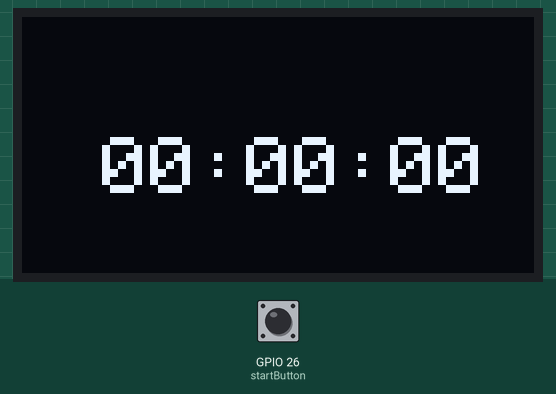
Simulated run of this sketch. Board: ESP32. Shown: 128×64 one-colour display. The inputs (shaded band) are chosen by the test bench; at power-on: GPIO 26 (startButton) HIGH.

Above: at 1.2 s.
1.3 s: GPIO 26 (startButton) pulled LOW for 0.15 s
At 2.1 s:
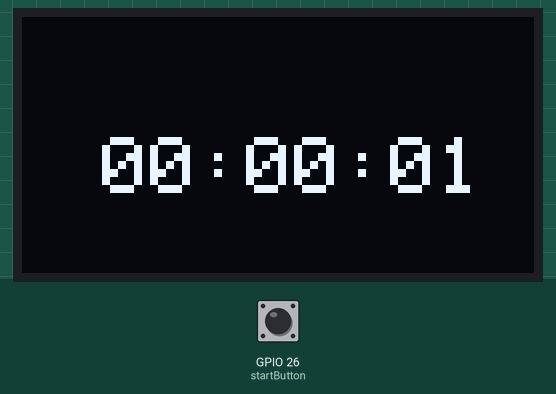
At 3.1 s:
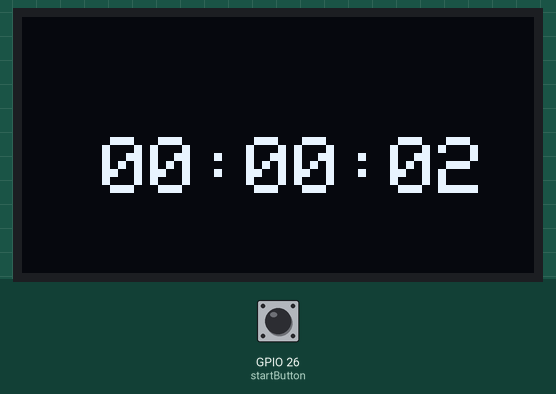
Timing chart, 0 to 4.6 s (numbered marks = the images above; inputs shaded):
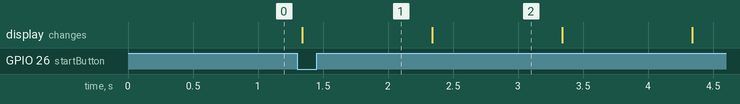

Measured:
- after the input at 1.3 s, the display: changes at once (image 1)
- what the display in image 2 shows lasts 1.0 s, from 2.3 s to 3.3 s

The sketch:

ESP32_Oled_stopWatch_1_gombos_On_OFF.ino
```cpp
#include <Wire.h>
#include <Adafruit_GFX.h>
#include <Adafruit_SSD1306.h>

#define SCREEN_WIDTH 128
#define SCREEN_HEIGHT 64
#define OLED_RESET     -1
#define startButton 26

Adafruit_SSD1306 display(SCREEN_WIDTH, SCREEN_HEIGHT, &Wire, OLED_RESET);

int hours = 0;
int minutes = 0;
long int seconds = 0;
unsigned long previousMillis = 0;
const long  interval = 1000;

int buttonState;
int lastButtonState = HIGH;
int State = LOW;

void setup() {
  Serial.begin(115200);
  Wire.begin();
  display.begin(SSD1306_SWITCHCAPVCC, 0x3C);
  pinMode(startButton, INPUT_PULLUP); // start button
  }

void loop() {
  display.clearDisplay();
  display.setTextSize(2);
  display.setTextColor(SSD1306_WHITE);
  display.setCursor(20, 30);

  buttonState = digitalRead(startButton);

  unsigned long currentMillis = millis();

  if (buttonState != lastButtonState){
    if(buttonState == LOW){
      State = !State;
    }
  }
  lastButtonState = buttonState;

  if(State == 1){
    if(currentMillis - previousMillis >= interval){
      previousMillis = currentMillis;
      seconds++;

      if (seconds>59){
      seconds=0;
      minutes++;
      }
      if (minutes>59){
      hours++;
      minutes=0;
      }
      if(hours>23){
      hours=0;
      }
    }
  }
  if(hours<10){
        display.print("0"+String(hours)+ ":");
      }

      else{display.print(String(hours)+ ":");
      }
      if(minutes<10){
        display.print("0"+String(minutes)+ ":");
      }

      else{display.print(String(minutes)+ ":");
      }
      if(seconds<10){
        display.print("0"+String(seconds));
      }

      else{ display.print(String(seconds));
      }

  display.display();
}
```
